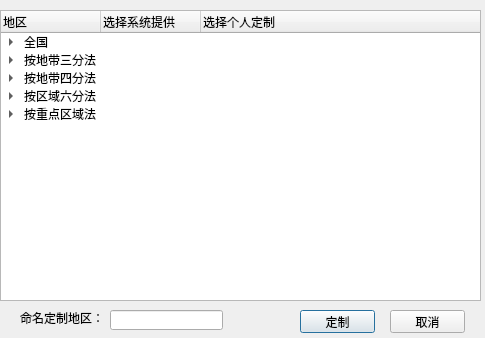
<?xml version="1.0" encoding="UTF-8"?>
<ui version="4.0">
 <class>CustomMadeArea</class>
 <widget class="QDialog" name="CustomMadeArea">
  <property name="geometry">
   <rect>
    <x>0</x>
    <y>0</y>
    <width>485</width>
    <height>338</height>
   </rect>
  </property>
  <property name="windowTitle">
   <string>定制地区</string>
  </property>
  <widget class="QPushButton" name="pushButton">
   <property name="geometry">
    <rect>
     <x>300</x>
     <y>310</y>
     <width>75</width>
     <height>23</height>
    </rect>
   </property>
   <property name="text">
    <string>定制</string>
   </property>
  </widget>
  <widget class="QPushButton" name="pushButton_2">
   <property name="geometry">
    <rect>
     <x>390</x>
     <y>310</y>
     <width>75</width>
     <height>23</height>
    </rect>
   </property>
   <property name="text">
    <string>取消</string>
   </property>
  </widget>
  <widget class="QLabel" name="label">
   <property name="geometry">
    <rect>
     <x>20</x>
     <y>310</y>
     <width>91</width>
     <height>16</height>
    </rect>
   </property>
   <property name="text">
    <string>命名定制地区：</string>
   </property>
  </widget>
  <widget class="QLineEdit" name="lineEdit">
   <property name="geometry">
    <rect>
     <x>110</x>
     <y>310</y>
     <width>113</width>
     <height>20</height>
    </rect>
   </property>
  </widget>
  <widget class="QTreeWidget" name="treeWidget">
   <property name="geometry">
    <rect>
     <x>0</x>
     <y>10</y>
     <width>481</width>
     <height>291</height>
    </rect>
   </property>
   <column>
    <property name="text">
     <string>地区</string>
    </property>
   </column>
   <column>
    <property name="text">
     <string>选择系统提供</string>
    </property>
   </column>
   <column>
    <property name="text">
     <string>选择个人定制</string>
    </property>
   </column>
   <item>
    <property name="text">
     <string>全国</string>
    </property>
    <property name="text">
     <string/>
    </property>
    <property name="text">
     <string/>
    </property>
    <item>
     <property name="text">
      <string>全国(整体)</string>
     </property>
     <property name="text">
      <string/>
     </property>
     <property name="text">
      <string/>
     </property>
     <item>
      <property name="text">
       <string>北京</string>
      </property>
      <property name="text">
       <string/>
      </property>
      <property name="checkState">
       <enum>Unchecked</enum>
      </property>
      <property name="text">
       <string/>
      </property>
      <property name="checkState">
       <enum>Checked</enum>
      </property>
     </item>
     <item>
      <property name="text">
       <string>天津</string>
      </property>
      <property name="text">
       <string/>
      </property>
      <property name="checkState">
       <enum>Unchecked</enum>
      </property>
      <property name="text">
       <string/>
      </property>
      <property name="checkState">
       <enum>Checked</enum>
      </property>
     </item>
     <item>
      <property name="text">
       <string>河北</string>
      </property>
      <property name="text">
       <string/>
      </property>
      <property name="checkState">
       <enum>Unchecked</enum>
      </property>
      <property name="text">
       <string/>
      </property>
      <property name="checkState">
       <enum>Checked</enum>
      </property>
     </item>
     <item>
      <property name="text">
       <string>山西</string>
      </property>
      <property name="text">
       <string/>
      </property>
      <property name="checkState">
       <enum>Unchecked</enum>
      </property>
      <property name="text">
       <string/>
      </property>
      <property name="checkState">
       <enum>Checked</enum>
      </property>
     </item>
     <item>
      <property name="text">
       <string>内蒙古</string>
      </property>
      <property name="text">
       <string/>
      </property>
      <property name="checkState">
       <enum>Unchecked</enum>
      </property>
      <property name="text">
       <string/>
      </property>
      <property name="checkState">
       <enum>Checked</enum>
      </property>
     </item>
     <item>
      <property name="text">
       <string>辽宁</string>
      </property>
      <property name="text">
       <string/>
      </property>
      <property name="checkState">
       <enum>Unchecked</enum>
      </property>
      <property name="text">
       <string/>
      </property>
      <property name="checkState">
       <enum>Checked</enum>
      </property>
     </item>
     <item>
      <property name="text">
       <string>吉林</string>
      </property>
      <property name="text">
       <string/>
      </property>
      <property name="checkState">
       <enum>Unchecked</enum>
      </property>
      <property name="text">
       <string/>
      </property>
      <property name="checkState">
       <enum>Checked</enum>
      </property>
     </item>
     <item>
      <property name="text">
       <string>黑龙江</string>
      </property>
      <property name="text">
       <string/>
      </property>
      <property name="checkState">
       <enum>Unchecked</enum>
      </property>
      <property name="text">
       <string/>
      </property>
      <property name="checkState">
       <enum>Checked</enum>
      </property>
     </item>
     <item>
      <property name="text">
       <string>上海</string>
      </property>
      <property name="text">
       <string/>
      </property>
      <property name="checkState">
       <enum>Unchecked</enum>
      </property>
      <property name="text">
       <string/>
      </property>
      <property name="checkState">
       <enum>Checked</enum>
      </property>
     </item>
     <item>
      <property name="text">
       <string>江苏</string>
      </property>
      <property name="text">
       <string/>
      </property>
      <property name="checkState">
       <enum>Unchecked</enum>
      </property>
      <property name="text">
       <string/>
      </property>
      <property name="checkState">
       <enum>Checked</enum>
      </property>
     </item>
     <item>
      <property name="text">
       <string>浙江</string>
      </property>
      <property name="text">
       <string/>
      </property>
      <property name="checkState">
       <enum>Unchecked</enum>
      </property>
      <property name="text">
       <string/>
      </property>
      <property name="checkState">
       <enum>Checked</enum>
      </property>
     </item>
     <item>
      <property name="text">
       <string>安徽</string>
      </property>
      <property name="text">
       <string/>
      </property>
      <property name="checkState">
       <enum>Unchecked</enum>
      </property>
      <property name="text">
       <string/>
      </property>
      <property name="checkState">
       <enum>Checked</enum>
      </property>
     </item>
     <item>
      <property name="text">
       <string>福建</string>
      </property>
      <property name="text">
       <string/>
      </property>
      <property name="checkState">
       <enum>Unchecked</enum>
      </property>
      <property name="text">
       <string/>
      </property>
      <property name="checkState">
       <enum>Checked</enum>
      </property>
     </item>
     <item>
      <property name="text">
       <string>江西</string>
      </property>
      <property name="text">
       <string/>
      </property>
      <property name="checkState">
       <enum>Unchecked</enum>
      </property>
      <property name="text">
       <string/>
      </property>
      <property name="checkState">
       <enum>Checked</enum>
      </property>
     </item>
     <item>
      <property name="text">
       <string>山东</string>
      </property>
      <property name="text">
       <string/>
      </property>
      <property name="checkState">
       <enum>Unchecked</enum>
      </property>
      <property name="text">
       <string/>
      </property>
      <property name="checkState">
       <enum>Checked</enum>
      </property>
     </item>
     <item>
      <property name="text">
       <string>河南</string>
      </property>
      <property name="text">
       <string/>
      </property>
      <property name="checkState">
       <enum>Unchecked</enum>
      </property>
      <property name="text">
       <string/>
      </property>
      <property name="checkState">
       <enum>Checked</enum>
      </property>
     </item>
     <item>
      <property name="text">
       <string>湖北</string>
      </property>
      <property name="text">
       <string/>
      </property>
      <property name="checkState">
       <enum>Unchecked</enum>
      </property>
      <property name="text">
       <string/>
      </property>
      <property name="checkState">
       <enum>Checked</enum>
      </property>
     </item>
     <item>
      <property name="text">
       <string>湖南</string>
      </property>
      <property name="text">
       <string/>
      </property>
      <property name="checkState">
       <enum>Unchecked</enum>
      </property>
      <property name="text">
       <string/>
      </property>
      <property name="checkState">
       <enum>Checked</enum>
      </property>
     </item>
     <item>
      <property name="text">
       <string>广东</string>
      </property>
      <property name="text">
       <string/>
      </property>
      <property name="checkState">
       <enum>Unchecked</enum>
      </property>
      <property name="text">
       <string/>
      </property>
      <property name="checkState">
       <enum>Checked</enum>
      </property>
     </item>
     <item>
      <property name="text">
       <string>广西</string>
      </property>
      <property name="text">
       <string/>
      </property>
      <property name="checkState">
       <enum>Unchecked</enum>
      </property>
      <property name="text">
       <string/>
      </property>
      <property name="checkState">
       <enum>Checked</enum>
      </property>
     </item>
     <item>
      <property name="text">
       <string>海南</string>
      </property>
      <property name="text">
       <string/>
      </property>
      <property name="checkState">
       <enum>Unchecked</enum>
      </property>
      <property name="text">
       <string/>
      </property>
      <property name="checkState">
       <enum>Checked</enum>
      </property>
     </item>
     <item>
      <property name="text">
       <string>重庆</string>
      </property>
      <property name="text">
       <string/>
      </property>
      <property name="checkState">
       <enum>Unchecked</enum>
      </property>
      <property name="text">
       <string/>
      </property>
      <property name="checkState">
       <enum>Checked</enum>
      </property>
     </item>
     <item>
      <property name="text">
       <string>四川</string>
      </property>
      <property name="text">
       <string/>
      </property>
      <property name="checkState">
       <enum>Unchecked</enum>
      </property>
      <property name="text">
       <string/>
      </property>
      <property name="checkState">
       <enum>Checked</enum>
      </property>
     </item>
     <item>
      <property name="text">
       <string>贵州</string>
      </property>
      <property name="text">
       <string/>
      </property>
      <property name="checkState">
       <enum>Unchecked</enum>
      </property>
      <property name="text">
       <string/>
      </property>
      <property name="checkState">
       <enum>Checked</enum>
      </property>
     </item>
     <item>
      <property name="text">
       <string>云南</string>
      </property>
      <property name="text">
       <string/>
      </property>
      <property name="checkState">
       <enum>Unchecked</enum>
      </property>
      <property name="text">
       <string/>
      </property>
      <property name="checkState">
       <enum>Checked</enum>
      </property>
     </item>
     <item>
      <property name="text">
       <string>西藏</string>
      </property>
      <property name="text">
       <string/>
      </property>
      <property name="checkState">
       <enum>Unchecked</enum>
      </property>
      <property name="text">
       <string/>
      </property>
      <property name="checkState">
       <enum>Checked</enum>
      </property>
     </item>
     <item>
      <property name="text">
       <string>陕西</string>
      </property>
      <property name="text">
       <string/>
      </property>
      <property name="checkState">
       <enum>Unchecked</enum>
      </property>
      <property name="text">
       <string/>
      </property>
      <property name="checkState">
       <enum>Checked</enum>
      </property>
     </item>
     <item>
      <property name="text">
       <string>甘肃</string>
      </property>
      <property name="text">
       <string/>
      </property>
      <property name="checkState">
       <enum>Unchecked</enum>
      </property>
      <property name="text">
       <string/>
      </property>
      <property name="checkState">
       <enum>Checked</enum>
      </property>
     </item>
     <item>
      <property name="text">
       <string>青海</string>
      </property>
      <property name="text">
       <string/>
      </property>
      <property name="checkState">
       <enum>Unchecked</enum>
      </property>
      <property name="text">
       <string/>
      </property>
      <property name="checkState">
       <enum>Checked</enum>
      </property>
     </item>
     <item>
      <property name="text">
       <string>宁夏</string>
      </property>
      <property name="text">
       <string/>
      </property>
      <property name="checkState">
       <enum>Unchecked</enum>
      </property>
      <property name="text">
       <string/>
      </property>
      <property name="checkState">
       <enum>Checked</enum>
      </property>
     </item>
     <item>
      <property name="text">
       <string>新疆</string>
      </property>
      <property name="text">
       <string/>
      </property>
      <property name="checkState">
       <enum>Unchecked</enum>
      </property>
      <property name="text">
       <string/>
      </property>
      <property name="checkState">
       <enum>Checked</enum>
      </property>
     </item>
    </item>
    <item>
     <property name="text">
      <string>全国(分省合计)</string>
     </property>
     <item>
      <property name="text">
       <string>北京</string>
      </property>
      <property name="text">
       <string/>
      </property>
      <property name="checkState">
       <enum>Unchecked</enum>
      </property>
      <property name="text">
       <string/>
      </property>
      <property name="checkState">
       <enum>Checked</enum>
      </property>
     </item>
     <item>
      <property name="text">
       <string>天津</string>
      </property>
      <property name="text">
       <string/>
      </property>
      <property name="checkState">
       <enum>Checked</enum>
      </property>
      <property name="text">
       <string/>
      </property>
      <property name="checkState">
       <enum>Checked</enum>
      </property>
     </item>
     <item>
      <property name="text">
       <string>河北</string>
      </property>
      <property name="text">
       <string/>
      </property>
      <property name="checkState">
       <enum>Checked</enum>
      </property>
      <property name="text">
       <string/>
      </property>
      <property name="checkState">
       <enum>Checked</enum>
      </property>
     </item>
     <item>
      <property name="text">
       <string>山西</string>
      </property>
      <property name="text">
       <string/>
      </property>
      <property name="checkState">
       <enum>Checked</enum>
      </property>
      <property name="text">
       <string/>
      </property>
      <property name="checkState">
       <enum>Checked</enum>
      </property>
     </item>
     <item>
      <property name="text">
       <string>内蒙古</string>
      </property>
      <property name="text">
       <string/>
      </property>
      <property name="checkState">
       <enum>Checked</enum>
      </property>
      <property name="text">
       <string/>
      </property>
      <property name="checkState">
       <enum>Checked</enum>
      </property>
     </item>
     <item>
      <property name="text">
       <string>辽宁</string>
      </property>
      <property name="text">
       <string/>
      </property>
      <property name="checkState">
       <enum>Checked</enum>
      </property>
      <property name="text">
       <string/>
      </property>
      <property name="checkState">
       <enum>Checked</enum>
      </property>
     </item>
     <item>
      <property name="text">
       <string>吉林</string>
      </property>
      <property name="text">
       <string/>
      </property>
      <property name="checkState">
       <enum>Checked</enum>
      </property>
      <property name="text">
       <string/>
      </property>
      <property name="checkState">
       <enum>Checked</enum>
      </property>
     </item>
     <item>
      <property name="text">
       <string>黑龙江</string>
      </property>
      <property name="text">
       <string/>
      </property>
      <property name="checkState">
       <enum>Checked</enum>
      </property>
      <property name="text">
       <string/>
      </property>
      <property name="checkState">
       <enum>Checked</enum>
      </property>
     </item>
     <item>
      <property name="text">
       <string>上海</string>
      </property>
      <property name="text">
       <string/>
      </property>
      <property name="checkState">
       <enum>Unchecked</enum>
      </property>
      <property name="text">
       <string/>
      </property>
      <property name="checkState">
       <enum>Checked</enum>
      </property>
     </item>
     <item>
      <property name="text">
       <string>江苏</string>
      </property>
      <property name="text">
       <string/>
      </property>
      <property name="checkState">
       <enum>Checked</enum>
      </property>
      <property name="text">
       <string/>
      </property>
      <property name="checkState">
       <enum>Checked</enum>
      </property>
     </item>
     <item>
      <property name="text">
       <string>浙江</string>
      </property>
      <property name="text">
       <string/>
      </property>
      <property name="checkState">
       <enum>Checked</enum>
      </property>
      <property name="text">
       <string/>
      </property>
      <property name="checkState">
       <enum>Checked</enum>
      </property>
     </item>
     <item>
      <property name="text">
       <string>安徽</string>
      </property>
      <property name="text">
       <string/>
      </property>
      <property name="checkState">
       <enum>Checked</enum>
      </property>
     </item>
     <item>
      <property name="text">
       <string>福建</string>
      </property>
      <property name="text">
       <string/>
      </property>
      <property name="checkState">
       <enum>Checked</enum>
      </property>
     </item>
     <item>
      <property name="text">
       <string>江西</string>
      </property>
      <property name="text">
       <string/>
      </property>
      <property name="checkState">
       <enum>Checked</enum>
      </property>
     </item>
     <item>
      <property name="text">
       <string>山东</string>
      </property>
      <property name="text">
       <string/>
      </property>
      <property name="checkState">
       <enum>Checked</enum>
      </property>
     </item>
     <item>
      <property name="text">
       <string>河南</string>
      </property>
      <property name="text">
       <string/>
      </property>
      <property name="checkState">
       <enum>Checked</enum>
      </property>
     </item>
     <item>
      <property name="text">
       <string>湖北</string>
      </property>
      <property name="text">
       <string/>
      </property>
      <property name="checkState">
       <enum>Checked</enum>
      </property>
     </item>
     <item>
      <property name="text">
       <string>湖南</string>
      </property>
      <property name="text">
       <string/>
      </property>
      <property name="checkState">
       <enum>Checked</enum>
      </property>
     </item>
     <item>
      <property name="text">
       <string>广东</string>
      </property>
      <property name="text">
       <string/>
      </property>
      <property name="checkState">
       <enum>Checked</enum>
      </property>
     </item>
     <item>
      <property name="text">
       <string>广西</string>
      </property>
      <property name="text">
       <string/>
      </property>
      <property name="checkState">
       <enum>Checked</enum>
      </property>
     </item>
     <item>
      <property name="text">
       <string>海南</string>
      </property>
      <property name="text">
       <string/>
      </property>
      <property name="checkState">
       <enum>Checked</enum>
      </property>
     </item>
     <item>
      <property name="text">
       <string>重庆</string>
      </property>
      <property name="text">
       <string/>
      </property>
      <property name="checkState">
       <enum>Checked</enum>
      </property>
     </item>
     <item>
      <property name="text">
       <string>四川</string>
      </property>
      <property name="text">
       <string/>
      </property>
      <property name="checkState">
       <enum>Checked</enum>
      </property>
     </item>
     <item>
      <property name="text">
       <string>贵州</string>
      </property>
      <property name="text">
       <string/>
      </property>
      <property name="checkState">
       <enum>Checked</enum>
      </property>
     </item>
     <item>
      <property name="text">
       <string>云南</string>
      </property>
      <property name="text">
       <string/>
      </property>
      <property name="checkState">
       <enum>Checked</enum>
      </property>
     </item>
     <item>
      <property name="text">
       <string>西藏</string>
      </property>
      <property name="text">
       <string/>
      </property>
      <property name="checkState">
       <enum>Checked</enum>
      </property>
     </item>
     <item>
      <property name="text">
       <string>陕西</string>
      </property>
      <property name="text">
       <string/>
      </property>
      <property name="checkState">
       <enum>Checked</enum>
      </property>
     </item>
     <item>
      <property name="text">
       <string>甘肃</string>
      </property>
      <property name="text">
       <string/>
      </property>
      <property name="checkState">
       <enum>Checked</enum>
      </property>
     </item>
     <item>
      <property name="text">
       <string>青海</string>
      </property>
      <property name="text">
       <string/>
      </property>
     </item>
     <item>
      <property name="text">
       <string>宁夏</string>
      </property>
      <property name="text">
       <string/>
      </property>
      <property name="checkState">
       <enum>Checked</enum>
      </property>
     </item>
     <item>
      <property name="text">
       <string>新疆</string>
      </property>
      <property name="text">
       <string/>
      </property>
      <property name="checkState">
       <enum>Checked</enum>
      </property>
     </item>
    </item>
   </item>
   <item>
    <property name="text">
     <string>按地带三分法</string>
    </property>
    <item>
     <property name="text">
      <string>东部(三分法)</string>
     </property>
     <item>
      <property name="text">
       <string>北京</string>
      </property>
      <property name="text">
       <string/>
      </property>
      <property name="checkState">
       <enum>Checked</enum>
      </property>
      <property name="text">
       <string/>
      </property>
      <property name="checkState">
       <enum>Unchecked</enum>
      </property>
     </item>
     <item>
      <property name="text">
       <string>天津</string>
      </property>
      <property name="text">
       <string/>
      </property>
      <property name="checkState">
       <enum>Checked</enum>
      </property>
      <property name="text">
       <string/>
      </property>
      <property name="checkState">
       <enum>Unchecked</enum>
      </property>
     </item>
     <item>
      <property name="text">
       <string>河北</string>
      </property>
     </item>
     <item>
      <property name="text">
       <string>辽宁</string>
      </property>
     </item>
     <item>
      <property name="text">
       <string>上海</string>
      </property>
     </item>
     <item>
      <property name="text">
       <string>江苏</string>
      </property>
     </item>
     <item>
      <property name="text">
       <string>浙江</string>
      </property>
     </item>
     <item>
      <property name="text">
       <string>福建</string>
      </property>
     </item>
     <item>
      <property name="text">
       <string>山东</string>
      </property>
     </item>
     <item>
      <property name="text">
       <string>广东</string>
      </property>
     </item>
     <item>
      <property name="text">
       <string>海南</string>
      </property>
     </item>
    </item>
    <item>
     <property name="text">
      <string>中部(三分法)</string>
     </property>
     <item>
      <property name="text">
       <string>内蒙古</string>
      </property>
      <property name="text">
       <string/>
      </property>
      <property name="checkState">
       <enum>Checked</enum>
      </property>
      <property name="text">
       <string/>
      </property>
      <property name="checkState">
       <enum>Unchecked</enum>
      </property>
     </item>
     <item>
      <property name="text">
       <string>广西</string>
      </property>
      <property name="text">
       <string/>
      </property>
      <property name="checkState">
       <enum>Checked</enum>
      </property>
      <property name="text">
       <string/>
      </property>
      <property name="checkState">
       <enum>Unchecked</enum>
      </property>
     </item>
     <item>
      <property name="text">
       <string>重庆</string>
      </property>
     </item>
     <item>
      <property name="text">
       <string>四川</string>
      </property>
     </item>
     <item>
      <property name="text">
       <string>贵州</string>
      </property>
     </item>
     <item>
      <property name="text">
       <string>云南</string>
      </property>
     </item>
     <item>
      <property name="text">
       <string>西藏</string>
      </property>
     </item>
     <item>
      <property name="text">
       <string>陕西</string>
      </property>
     </item>
     <item>
      <property name="text">
       <string>甘肃</string>
      </property>
     </item>
     <item>
      <property name="text">
       <string>青海</string>
      </property>
     </item>
     <item>
      <property name="text">
       <string>宁夏</string>
      </property>
     </item>
     <item>
      <property name="text">
       <string>新疆</string>
      </property>
     </item>
    </item>
    <item>
     <property name="text">
      <string>西部(三分法)</string>
     </property>
     <item>
      <property name="text">
       <string>山西</string>
      </property>
      <property name="text">
       <string/>
      </property>
      <property name="checkState">
       <enum>Checked</enum>
      </property>
      <property name="text">
       <string/>
      </property>
      <property name="checkState">
       <enum>Unchecked</enum>
      </property>
     </item>
     <item>
      <property name="text">
       <string>吉林</string>
      </property>
      <property name="text">
       <string/>
      </property>
      <property name="checkState">
       <enum>Checked</enum>
      </property>
      <property name="text">
       <string/>
      </property>
      <property name="checkState">
       <enum>Unchecked</enum>
      </property>
     </item>
     <item>
      <property name="text">
       <string>黑龙江</string>
      </property>
     </item>
     <item>
      <property name="text">
       <string>安徽</string>
      </property>
     </item>
     <item>
      <property name="text">
       <string>江西</string>
      </property>
     </item>
     <item>
      <property name="text">
       <string>河南</string>
      </property>
     </item>
     <item>
      <property name="text">
       <string>湖北</string>
      </property>
     </item>
     <item>
      <property name="text">
       <string>湖南</string>
      </property>
     </item>
    </item>
   </item>
   <item>
    <property name="text">
     <string>按地带四分法</string>
    </property>
    <item>
     <property name="text">
      <string>东部(四分法)</string>
     </property>
     <item>
      <property name="text">
       <string>北京</string>
      </property>
      <property name="text">
       <string/>
      </property>
      <property name="checkState">
       <enum>Checked</enum>
      </property>
      <property name="text">
       <string/>
      </property>
      <property name="checkState">
       <enum>Unchecked</enum>
      </property>
     </item>
     <item>
      <property name="text">
       <string>天津</string>
      </property>
      <property name="text">
       <string/>
      </property>
      <property name="checkState">
       <enum>Checked</enum>
      </property>
      <property name="text">
       <string/>
      </property>
      <property name="checkState">
       <enum>Unchecked</enum>
      </property>
     </item>
     <item>
      <property name="text">
       <string>河北</string>
      </property>
     </item>
     <item>
      <property name="text">
       <string>上海</string>
      </property>
     </item>
     <item>
      <property name="text">
       <string>江苏</string>
      </property>
     </item>
     <item>
      <property name="text">
       <string>浙江</string>
      </property>
     </item>
     <item>
      <property name="text">
       <string>福建</string>
      </property>
     </item>
     <item>
      <property name="text">
       <string>山东</string>
      </property>
     </item>
     <item>
      <property name="text">
       <string>广东</string>
      </property>
     </item>
     <item>
      <property name="text">
       <string>海南</string>
      </property>
     </item>
    </item>
    <item>
     <property name="text">
      <string>中部(四分法)</string>
     </property>
     <item>
      <property name="text">
       <string>山西</string>
      </property>
      <property name="text">
       <string/>
      </property>
      <property name="checkState">
       <enum>Checked</enum>
      </property>
      <property name="text">
       <string/>
      </property>
      <property name="checkState">
       <enum>Unchecked</enum>
      </property>
     </item>
     <item>
      <property name="text">
       <string>安徽</string>
      </property>
      <property name="text">
       <string/>
      </property>
      <property name="checkState">
       <enum>Checked</enum>
      </property>
      <property name="text">
       <string/>
      </property>
      <property name="checkState">
       <enum>Unchecked</enum>
      </property>
     </item>
     <item>
      <property name="text">
       <string>江西</string>
      </property>
     </item>
     <item>
      <property name="text">
       <string>河南</string>
      </property>
     </item>
     <item>
      <property name="text">
       <string>湖北</string>
      </property>
     </item>
     <item>
      <property name="text">
       <string>湖南</string>
      </property>
     </item>
    </item>
    <item>
     <property name="text">
      <string>西部(四分法)</string>
     </property>
     <item>
      <property name="text">
       <string>内蒙古</string>
      </property>
      <property name="text">
       <string/>
      </property>
      <property name="checkState">
       <enum>Checked</enum>
      </property>
      <property name="text">
       <string/>
      </property>
      <property name="checkState">
       <enum>Unchecked</enum>
      </property>
     </item>
     <item>
      <property name="text">
       <string>广西</string>
      </property>
      <property name="text">
       <string/>
      </property>
      <property name="checkState">
       <enum>Checked</enum>
      </property>
      <property name="text">
       <string/>
      </property>
      <property name="checkState">
       <enum>Unchecked</enum>
      </property>
     </item>
     <item>
      <property name="text">
       <string>重庆</string>
      </property>
     </item>
     <item>
      <property name="text">
       <string>四川</string>
      </property>
     </item>
     <item>
      <property name="text">
       <string>贵州</string>
      </property>
     </item>
     <item>
      <property name="text">
       <string>云南</string>
      </property>
     </item>
     <item>
      <property name="text">
       <string>西藏</string>
      </property>
     </item>
     <item>
      <property name="text">
       <string>陕西</string>
      </property>
     </item>
     <item>
      <property name="text">
       <string>甘肃</string>
      </property>
     </item>
     <item>
      <property name="text">
       <string>青海</string>
      </property>
     </item>
     <item>
      <property name="text">
       <string>宁夏</string>
      </property>
     </item>
     <item>
      <property name="text">
       <string>新疆</string>
      </property>
     </item>
    </item>
    <item>
     <property name="text">
      <string>东北(四分法)</string>
     </property>
     <item>
      <property name="text">
       <string>辽宁</string>
      </property>
      <property name="text">
       <string/>
      </property>
      <property name="checkState">
       <enum>Checked</enum>
      </property>
      <property name="text">
       <string/>
      </property>
      <property name="checkState">
       <enum>Unchecked</enum>
      </property>
     </item>
     <item>
      <property name="text">
       <string>吉林</string>
      </property>
      <property name="text">
       <string/>
      </property>
      <property name="checkState">
       <enum>Checked</enum>
      </property>
      <property name="text">
       <string/>
      </property>
      <property name="checkState">
       <enum>Unchecked</enum>
      </property>
     </item>
     <item>
      <property name="text">
       <string>黑龙江</string>
      </property>
     </item>
    </item>
   </item>
   <item>
    <property name="text">
     <string>按区域六分法</string>
    </property>
    <property name="text">
     <string/>
    </property>
    <item>
     <property name="text">
      <string>华北</string>
     </property>
     <item>
      <property name="text">
       <string>北京</string>
      </property>
      <property name="text">
       <string/>
      </property>
      <property name="checkState">
       <enum>Checked</enum>
      </property>
      <property name="text">
       <string/>
      </property>
      <property name="checkState">
       <enum>Unchecked</enum>
      </property>
     </item>
     <item>
      <property name="text">
       <string>天津</string>
      </property>
      <property name="text">
       <string/>
      </property>
      <property name="checkState">
       <enum>Checked</enum>
      </property>
      <property name="text">
       <string/>
      </property>
      <property name="checkState">
       <enum>Unchecked</enum>
      </property>
     </item>
     <item>
      <property name="text">
       <string>河北</string>
      </property>
     </item>
     <item>
      <property name="text">
       <string>山西</string>
      </property>
     </item>
     <item>
      <property name="text">
       <string>内蒙古</string>
      </property>
     </item>
    </item>
    <item>
     <property name="text">
      <string>东北(六分法)</string>
     </property>
     <item>
      <property name="text">
       <string>辽宁</string>
      </property>
      <property name="text">
       <string/>
      </property>
      <property name="checkState">
       <enum>Checked</enum>
      </property>
      <property name="text">
       <string/>
      </property>
      <property name="checkState">
       <enum>Unchecked</enum>
      </property>
     </item>
     <item>
      <property name="text">
       <string>吉林</string>
      </property>
      <property name="text">
       <string/>
      </property>
      <property name="checkState">
       <enum>Checked</enum>
      </property>
      <property name="text">
       <string/>
      </property>
      <property name="checkState">
       <enum>Unchecked</enum>
      </property>
     </item>
     <item>
      <property name="text">
       <string>黑龙江</string>
      </property>
     </item>
    </item>
    <item>
     <property name="text">
      <string>华东</string>
     </property>
     <item>
      <property name="text">
       <string>上海</string>
      </property>
      <property name="text">
       <string/>
      </property>
      <property name="checkState">
       <enum>Checked</enum>
      </property>
      <property name="text">
       <string/>
      </property>
      <property name="checkState">
       <enum>Unchecked</enum>
      </property>
     </item>
     <item>
      <property name="text">
       <string>江苏</string>
      </property>
      <property name="text">
       <string/>
      </property>
      <property name="checkState">
       <enum>Checked</enum>
      </property>
      <property name="text">
       <string/>
      </property>
      <property name="checkState">
       <enum>Unchecked</enum>
      </property>
     </item>
     <item>
      <property name="text">
       <string>浙江</string>
      </property>
     </item>
     <item>
      <property name="text">
       <string>福建</string>
      </property>
     </item>
     <item>
      <property name="text">
       <string>山东</string>
      </property>
     </item>
     <item>
      <property name="text">
       <string>安徽</string>
      </property>
     </item>
     <item>
      <property name="text">
       <string>江西</string>
      </property>
     </item>
    </item>
    <item>
     <property name="text">
      <string>华中</string>
     </property>
     <item>
      <property name="text">
       <string>广东</string>
      </property>
      <property name="text">
       <string/>
      </property>
      <property name="checkState">
       <enum>Checked</enum>
      </property>
      <property name="text">
       <string/>
      </property>
      <property name="checkState">
       <enum>Unchecked</enum>
      </property>
     </item>
     <item>
      <property name="text">
       <string>海南</string>
      </property>
      <property name="text">
       <string/>
      </property>
      <property name="checkState">
       <enum>Checked</enum>
      </property>
      <property name="text">
       <string/>
      </property>
      <property name="checkState">
       <enum>Unchecked</enum>
      </property>
     </item>
     <item>
      <property name="text">
       <string>河南</string>
      </property>
     </item>
     <item>
      <property name="text">
       <string>湖北</string>
      </property>
     </item>
     <item>
      <property name="text">
       <string>湖南</string>
      </property>
     </item>
     <item>
      <property name="text">
       <string>广西</string>
      </property>
     </item>
    </item>
    <item>
     <property name="text">
      <string>西南</string>
     </property>
     <item>
      <property name="text">
       <string>重庆</string>
      </property>
      <property name="text">
       <string/>
      </property>
      <property name="checkState">
       <enum>Checked</enum>
      </property>
      <property name="text">
       <string/>
      </property>
      <property name="checkState">
       <enum>Unchecked</enum>
      </property>
     </item>
     <item>
      <property name="text">
       <string>四川</string>
      </property>
      <property name="text">
       <string/>
      </property>
      <property name="checkState">
       <enum>Checked</enum>
      </property>
      <property name="text">
       <string/>
      </property>
      <property name="checkState">
       <enum>Unchecked</enum>
      </property>
     </item>
     <item>
      <property name="text">
       <string>贵州</string>
      </property>
     </item>
     <item>
      <property name="text">
       <string>云南</string>
      </property>
     </item>
     <item>
      <property name="text">
       <string>西藏</string>
      </property>
     </item>
    </item>
    <item>
     <property name="text">
      <string>西北</string>
     </property>
     <item>
      <property name="text">
       <string>陕西</string>
      </property>
      <property name="text">
       <string/>
      </property>
      <property name="checkState">
       <enum>Checked</enum>
      </property>
      <property name="text">
       <string/>
      </property>
      <property name="checkState">
       <enum>Unchecked</enum>
      </property>
     </item>
     <item>
      <property name="text">
       <string>甘肃</string>
      </property>
      <property name="text">
       <string/>
      </property>
      <property name="checkState">
       <enum>Checked</enum>
      </property>
      <property name="text">
       <string/>
      </property>
      <property name="checkState">
       <enum>Unchecked</enum>
      </property>
     </item>
     <item>
      <property name="text">
       <string>青海</string>
      </property>
     </item>
     <item>
      <property name="text">
       <string>宁夏</string>
      </property>
     </item>
     <item>
      <property name="text">
       <string>新疆</string>
      </property>
     </item>
    </item>
   </item>
   <item>
    <property name="text">
     <string>按重点区域法</string>
    </property>
    <item>
     <property name="text">
      <string>京津冀</string>
     </property>
     <item>
      <property name="text">
       <string>北京</string>
      </property>
      <property name="text">
       <string/>
      </property>
      <property name="checkState">
       <enum>Checked</enum>
      </property>
      <property name="text">
       <string/>
      </property>
      <property name="checkState">
       <enum>Unchecked</enum>
      </property>
     </item>
     <item>
      <property name="text">
       <string>天津</string>
      </property>
      <property name="text">
       <string/>
      </property>
      <property name="checkState">
       <enum>Checked</enum>
      </property>
      <property name="text">
       <string/>
      </property>
      <property name="checkState">
       <enum>Unchecked</enum>
      </property>
     </item>
     <item>
      <property name="text">
       <string>河北</string>
      </property>
     </item>
    </item>
    <item>
     <property name="text">
      <string>泛长三角</string>
     </property>
     <item>
      <property name="text">
       <string>上海</string>
      </property>
      <property name="text">
       <string/>
      </property>
      <property name="checkState">
       <enum>Checked</enum>
      </property>
      <property name="text">
       <string/>
      </property>
      <property name="checkState">
       <enum>Unchecked</enum>
      </property>
     </item>
     <item>
      <property name="text">
       <string>江苏</string>
      </property>
      <property name="text">
       <string/>
      </property>
      <property name="checkState">
       <enum>Checked</enum>
      </property>
      <property name="text">
       <string/>
      </property>
      <property name="checkState">
       <enum>Unchecked</enum>
      </property>
     </item>
     <item>
      <property name="text">
       <string>浙江</string>
      </property>
     </item>
    </item>
    <item>
     <property name="text">
      <string>泛珠三角</string>
     </property>
     <item>
      <property name="text">
       <string>广东</string>
      </property>
      <property name="text">
       <string/>
      </property>
      <property name="checkState">
       <enum>Checked</enum>
      </property>
      <property name="text">
       <string/>
      </property>
      <property name="checkState">
       <enum>Unchecked</enum>
      </property>
     </item>
     <item>
      <property name="text">
       <string>海南</string>
      </property>
     </item>
     <item>
      <property name="text">
       <string>湖北</string>
      </property>
      <property name="text">
       <string/>
      </property>
      <property name="checkState">
       <enum>Checked</enum>
      </property>
      <property name="text">
       <string/>
      </property>
      <property name="checkState">
       <enum>Unchecked</enum>
      </property>
     </item>
     <item>
      <property name="text">
       <string>湖南</string>
      </property>
     </item>
     <item>
      <property name="text">
       <string>广西</string>
      </property>
     </item>
     <item>
      <property name="text">
       <string>重庆</string>
      </property>
     </item>
     <item>
      <property name="text">
       <string>四川</string>
      </property>
     </item>
    </item>
    <item>
     <property name="text">
      <string>泛环渤海</string>
     </property>
     <item>
      <property name="text">
       <string>辽宁</string>
      </property>
      <property name="text">
       <string/>
      </property>
      <property name="checkState">
       <enum>Checked</enum>
      </property>
      <property name="text">
       <string/>
      </property>
      <property name="checkState">
       <enum>Unchecked</enum>
      </property>
     </item>
     <item>
      <property name="text">
       <string>山东</string>
      </property>
      <property name="text">
       <string/>
      </property>
      <property name="checkState">
       <enum>Checked</enum>
      </property>
      <property name="text">
       <string/>
      </property>
      <property name="checkState">
       <enum>Unchecked</enum>
      </property>
     </item>
     <item>
      <property name="text">
       <string>北京</string>
      </property>
     </item>
     <item>
      <property name="text">
       <string>天津</string>
      </property>
     </item>
     <item>
      <property name="text">
       <string>河北</string>
      </property>
     </item>
    </item>
   </item>
  </widget>
 </widget>
 <resources/>
 <connections/>
</ui>
